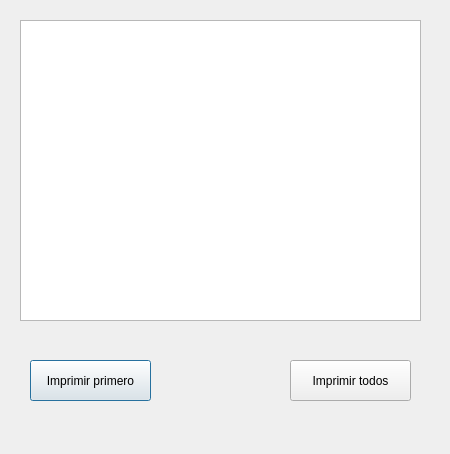
<?xml version="1.0" encoding="UTF-8"?>
<ui version="4.0">
 <class>ImpresoraVentana</class>
 <widget class="QDialog" name="ImpresoraVentana">
  <property name="geometry">
   <rect>
    <x>0</x>
    <y>0</y>
    <width>450</width>
    <height>454</height>
   </rect>
  </property>
  <property name="windowTitle">
   <string>Dialog</string>
  </property>
  <widget class="QPlainTextEdit" name="plainTextEdit">
   <property name="geometry">
    <rect>
     <x>20</x>
     <y>20</y>
     <width>401</width>
     <height>301</height>
    </rect>
   </property>
  </widget>
  <widget class="QPushButton" name="buttonImp1">
   <property name="geometry">
    <rect>
     <x>30</x>
     <y>360</y>
     <width>121</width>
     <height>41</height>
    </rect>
   </property>
   <property name="text">
    <string>Imprimir primero</string>
   </property>
  </widget>
  <widget class="QPushButton" name="buttonImpt">
   <property name="geometry">
    <rect>
     <x>290</x>
     <y>360</y>
     <width>121</width>
     <height>41</height>
    </rect>
   </property>
   <property name="text">
    <string>Imprimir todos</string>
   </property>
  </widget>
 </widget>
 <resources/>
 <connections/>
</ui>
